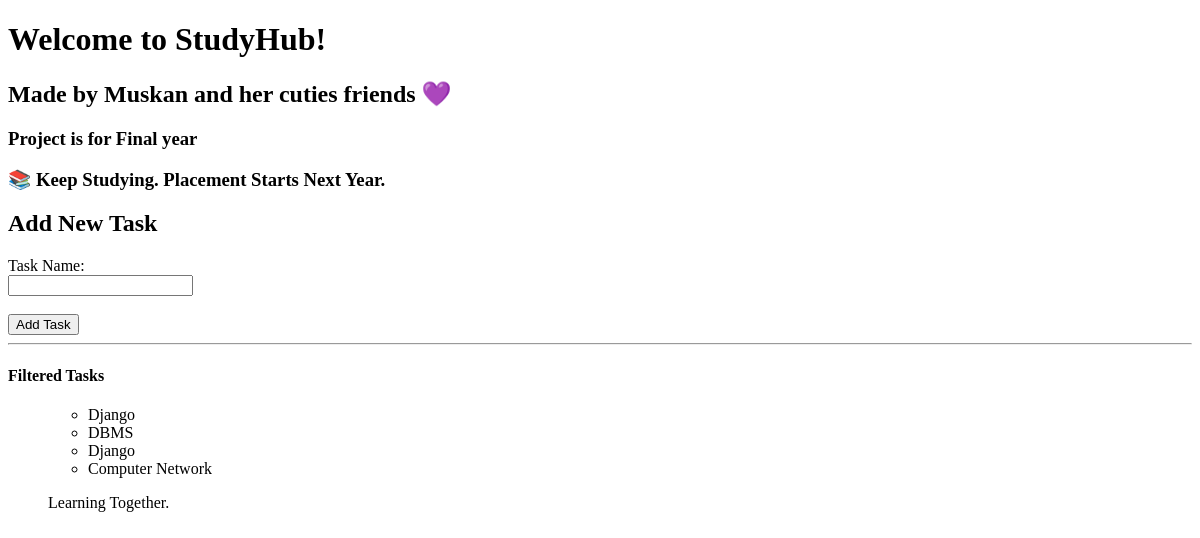
The app's page /, older data.
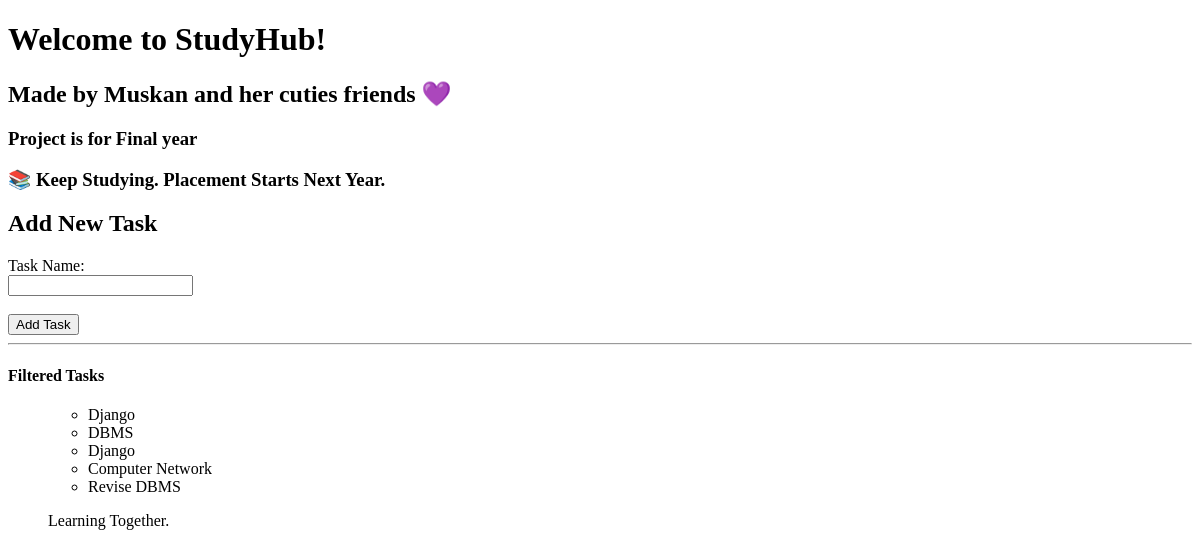
The same page, newer data.
### home/models.py (models this page shows)
class Task(models.Model):
    task_name = models.CharField(max_length=100)
    time = models.CharField(max_length=50)
    notes = models.TextField()
    score = models.IntegerField()
    submission = models.BooleanField()
    def __str__(self):
        return self.task_name

### home/views.py (the view, shortened to what this page needs)
# urls.py: path("", views.home, name="home"),
def home(request):
    tasks = Task.objects.all()
    context = {
         "name": "Muskan",
        "project": "StudyHub",
        "year": "Final year",
        "placement": False,
        "tasks": tasks,
    }
    return render(request, "home/index.html", context)

### home/templates/home/index.html (shortened to what this page needs)
<!DOCTYPE html>
<html>
<head>
</head>
<body>
    <h1>Welcome to {{project}}!</h1>
    <h2>Made by {{name}} and her cuties friends 💜</h2>
    <h3>Project is for {{year}}</h3>
{% if placement %}
    <h3>🎉 Placement Season Started!</h3>
{% else %}
    <h3>📚 Keep Studying. Placement Starts Next Year.</h3>
{% endif %}
     <h2>Add New Task</h2>
    <form method="POST">
        <label>Task Name:</label><br>
        <input type="text" name="task_name"><br><br>
        <input type="submit" value="Add Task">
    </form>
    <hr>
    <h4>Filtered Tasks</h4>
    <ul>
    <ul>
    {% for task in tasks %}
        <li>{{ task }}</li>
    {% empty %}
        <li>No tasks available.</li>
    {% endfor %}
    </ul>
    <p>Learning Together.</p>
</body>
</html>

Row changes from the older to the newer data that the page shows:
added Task: task_name "Revise DBMS"
